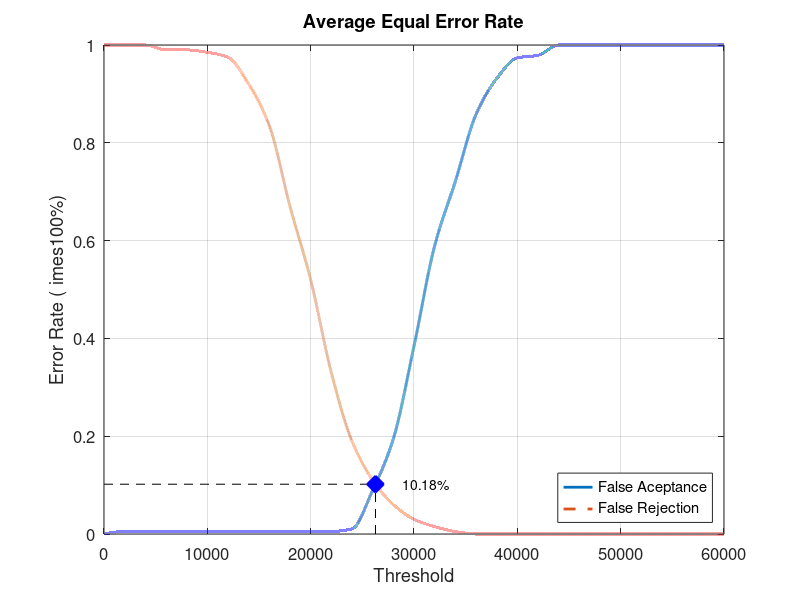
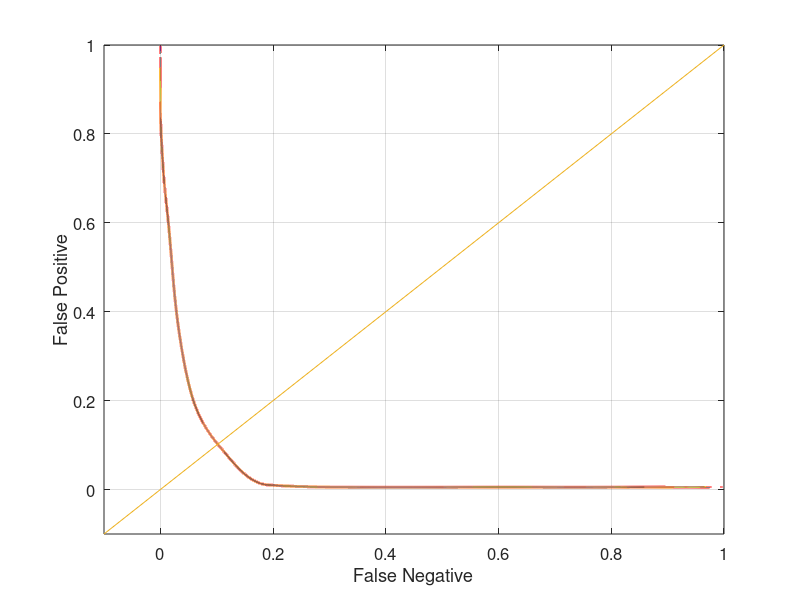

MATLAB code to generate these figures, in order:
close all;
clear;
clc;
x = 0:2000:60000;
xq = 0:0.5:60000;

y0 = [0 0.00526316 0.00526316 0.00526316 0.00526316 0.00526316 0.00526316 0.00526316 0.00526316 0.00526316 0.00526316 0.00526316 0.0105263 0.0894737 0.194737 0.384211 0.589474 0.721053 0.857895 0.931579 0.973684 0.978947 1 1 1 1 1 1 1 1 1]
yy0 = interp1(x, y0, xq, 'pchip');
y1 = [1 1 1 0.99 0.99 0.985 0.975 0.92 0.835 0.67 0.52 0.33 0.19 0.11 0.06 0.03 0.015 0.005 0 0 0 0 0 0 0 0 0 0 0 0 0]
yy1 = interp1(x, y1, xq, 'pchip');

% Calculating EER: 
y2 = abs(y0 - y1);
find(y2 == min(y2))
yy2 = abs(yy0 - yy1);
xEER = find(yy2 == min(yy2));
xEERIndex = xq(xEER) % X-axis EER
yEER = yy0(xEER) % Y-axis EER

main = figure
plot(xq, yy0,'-','LineWidth', 2);	hold on
plot(xq, yy1,'--','LineWidth', 2);	hold on
plot([xEERIndex xEERIndex], [0 yEER], 'k--');	hold on
plot([0 xEERIndex], [yEER yEER], 'k--');	hold on
plot(xEERIndex, yEER, 'bx', 'LineWidth', 10);	hold on
text(xEERIndex + 10 * xEERIndex / 100, yEER, [num2str(round((10000 * yEER)) / 100) '%'])
legend('False Aceptance', 'False Rejection', 'Location', 'SouthEast')
xlabel('Threshold')
ylabel('Error Rate (	imes100%)')
title('Average Equal Error Rate')
set(gca, 'FontSize', 12)
axis([0 60000 0 1])
grid on

print(main, 'Database1_4Main', '-dpng');
FNRxFPR = figure('Color', [1 1 1]);
plot(yy1, yy0, '-', yy1, yy0, 'LineWidth', 2);
hold on
y = -0.1:0.1:1
plot(y, y); 
set(gca, 'FontSize', 12)
xlabel('False Negative')
ylabel('False Positive')
axis([-0.1 1 -0.1 1])
set(gca, 'FontSize', 12)
grid on

print(FNRxFPR, 'Database1_4FNRxFPR','-dpng');
